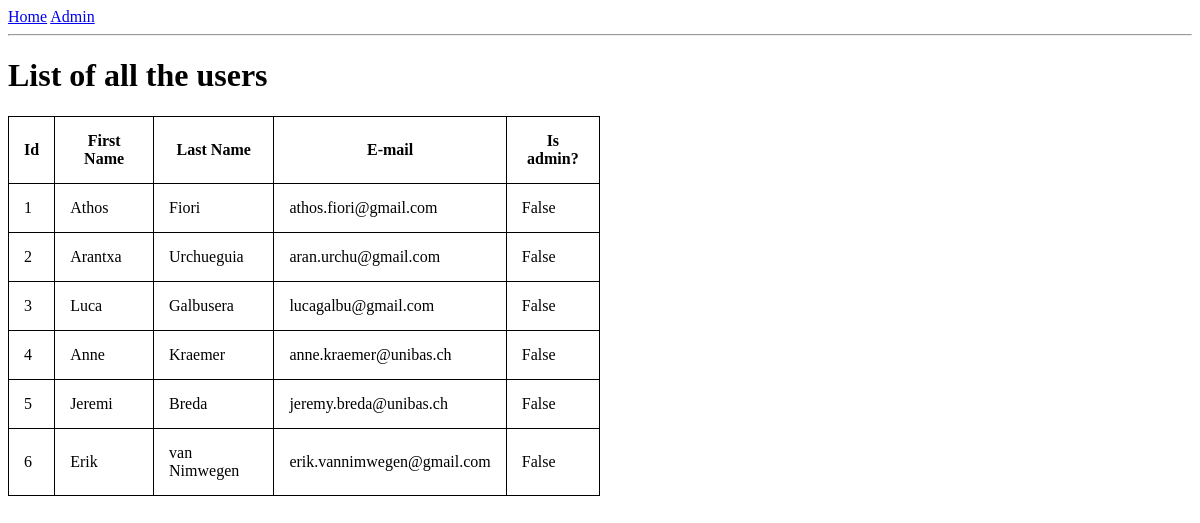
The app's page /listUsers, older data.
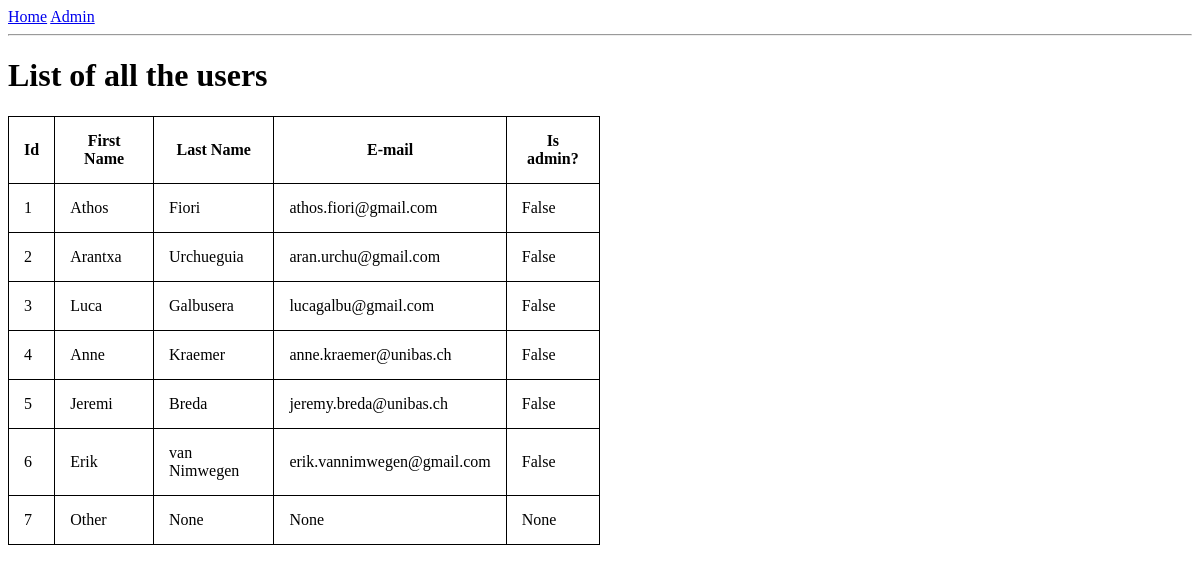
The same page, newer data.
### main_app/models.py (models this page shows, shortened)
class Users(db.Model):
	id = db.Column(db.Integer, primary_key=True)
	name = db.Column(db.String(64), index=True)
	surname = db.Column(db.String(64), index=True)
	email = db.Column(db.String(120), index=True, unique=True)
	is_admin = db.Column(db.Boolean(), default=False)
	paper = db.relationship('Papers', backref='proposer', lazy='dynamic')
	schedule = db.relationship('Schedules', backref='speaker', lazy='dynamic')

### main_app/routes.py (the view)
@app.route('/listUsers')
def listUsers():
	users = Users.query.order_by('id').all()
	return render_template('listUsers.html', users=users)

### main_app/templates/listUsers.html
{% extends "base.html" %}
{% block index %}
<h1>List of all the users</h1>
<div>
	<table style="width:50%">
	<tr>
		<th>Id</th>
		<th>First Name</th>
		<th>Last Name</th>
		<th>E-mail</th>
		<th>Is admin?</th>
	</tr>
	{% for user in users %}
	<tr>
		<td>{{user.id}}</td>
		<td>{{user.name}}</td>
		<td>{{user.surname}}</td>
		<td>{{user.email}}</td>
		<td>{{user.is_admin}}</td>
	</tr>
	{% endfor %}
	</table>
</div>
{% endblock %}

Row changes from the older to the newer data that the page shows:
added Users: id "7", name "Other", surname "None", email "None", is_admin "None"
